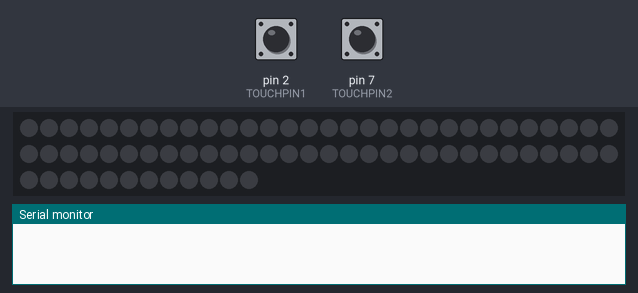
This sketch was run on a simulated Arduino Uno, built with avr-gcc and run on an emulated ATmega328P. On the bench: 72 RGB LEDs in strip order, left to right, continuing on the next row, the last lines printed to the serial monitor. The test bench sets the inputs (shaded band); at power-on: pin 2 (TOUCHPIN1) LOW, pin 7 (TOUCHPIN2) LOW. Dim RGB values are drawn brighter than linear.

Above: at 1.2 s.
1.3 s: pin 2 (TOUCHPIN1) pulled HIGH for 0.15 s
At 3.5 s:
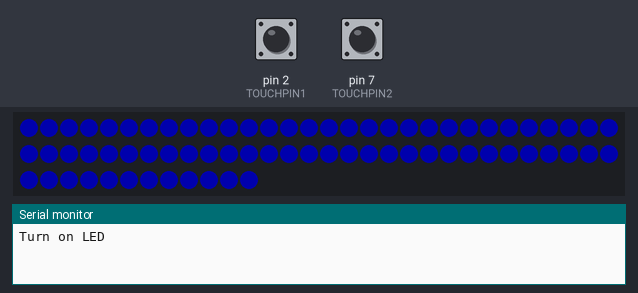
3.8 s: pin 7 (TOUCHPIN2) pulled HIGH for 3.2 s
8.5 s: pin 7 (TOUCHPIN2) pulled HIGH for 1 s
11.0 s: pin 2 (TOUCHPIN1) pulled HIGH for 1 s
13.5 s: pin 7 (TOUCHPIN2) pulled HIGH for 0.15 s
At 15.4 s:
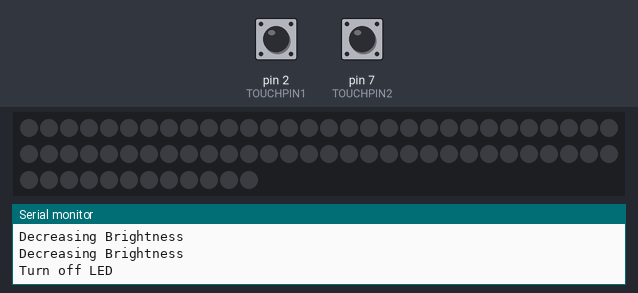
16.0 s: pin 2 (TOUCHPIN1) pulled HIGH for 3.2 s
At 17.3 s:
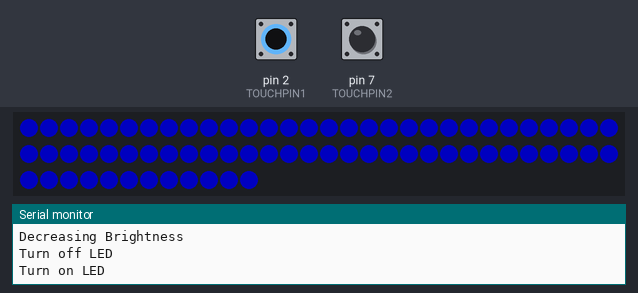
Timing chart, 0 to 19.0 s (numbered marks = the images above; inputs shaded):
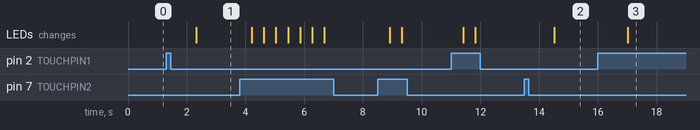

Measured:
- after the input at 1.3 s, the LEDs: change after 1.0 s (image 1)
- after the input at 13.5 s, the LEDs: change after 1.0 s (image 2)
- after the input at 16.0 s, the LEDs: change after 1.0 s (image 3)

The sketch:

main.ino
```cpp
#include <Adafruit_DotStar.h>
#include <SPI.h>

// INPUT PINS
#define TOUCHPIN1 2
#define TOUCHPIN2 7

// OUTPUT PINS
#define DATAPIN   4
#define CLOCKPIN  5

// STRIP DATA
#define NUMPIXELS 72

// INITIALIZE THE STRIP
Adafruit_DotStar strip(NUMPIXELS, DATAPIN, CLOCKPIN);


// INITIALIZE GLOBAL VARS
int touch1 = 0, touch2 = 0;
int last1 = LOW, last2 = LOW;
int detected1 = 0, detected2 = 0;
int timetouch1 = -1, timetouch2 = -1;
int timehold1 = -1, timehold2 = -1;
bool held1 = false, held2 = false;
bool blinkOn = false;
int timer = 0;

// INITIALIZE A STRUCT FOR THE STRIP
struct {
  bool isOn = false;
  bool isBlinking = false;
  bool isRainbow = false;
  int color = 0;
  int brightness = 50;
} ledStrip;


void setup() {
  //INITIALIZE THE INPUT PINS AND START THE STRIP
  pinMode(TOUCHPIN1,INPUT);
  pinMode(TOUCHPIN2,INPUT);
  strip.begin();
  strip.show();
  Serial.begin(9600);
}

void loop() {
  // read both of our sensors
  touch1 = digitalRead(TOUCHPIN1);
  touch2 = digitalRead(TOUCHPIN2);

  if (detected2 == 0){   // IF THE OTHER SENSOR ALREADY DETECTED INPUT IGNORE THIS SENSOR
    switch (touch1) {
      case HIGH:      // DETECTED TOUCH
        switch (last1) {
          case LOW:
            detected1 += 1;
            timetouch1 = 0;
            break;
          case HIGH:  // DETECTED HOLD
            timehold1 += 1;
            break;
        }
        break;
      case LOW:
        switch (last1) {
          case HIGH:
            timehold1 = -1;
            if (held1 == true) {
              held1 = false;
              detected1 = 0;
            }
            break;
        }
        break;
    }
  }

  if (detected1 == 0) {  // IF THE OTHER SENSOR ALREADY DETECTED INPUT IGNORE THIS SENSOR
    switch (touch2) {
      case HIGH:      // DETECTED TOUCH
        switch (last2) {
          case LOW:
            detected2 += 1;
            timetouch2 = 0;
            break;
          case HIGH:  // DETECTED HOLD
            timehold2 += 1;
            break;
        }
        break;
      case LOW:
        switch (last2) {
          case HIGH:
            timehold2 = -1;
            if (held2 == true) {
              held2 = false;
              detected2 = 0;
            }
            break;
        }
        break;
    }
  }

  if (detected1 > 0) {
    if (timetouch1 > -1){
      timetouch1 += 1;
    }
    if (timehold1 > -1){
      timehold1 += 1;
    }
    if (timetouch1 > 500){
      ProcessTouches(detected1,1);
      detected1 = 0;
      timetouch1 = -1;
      timehold1 = -1;
    }
    if (timehold1 > 400) {
      if (ledStrip.isOn == true) {
        DecreaseBrightness();
        timetouch1 = -1;
        timehold1 = 0;
        held1 = true;
      }
    }
  }else if (detected2 > 0) {
    if (timetouch2 > -1){
      timetouch2 += 1;
    }
    if (timehold2 > -1){
      timehold2 += 1;
    }
    if (timetouch2 > 500){
      ProcessTouches(detected2,2);
      detected2 = 0;
      timetouch2 = -1;
      timehold2 = -1;
    }
    if (timehold2 > 400) {
      if (ledStrip.isOn == true) {
        IncreaseBrightness();
        timetouch2 = -1;
        timehold2 = 0;
        held2 = true;
      }
    }
  // } else {
  //   if (ledStrip.isOn == false){
  //     LEDOff();
  //   } else {
  //     LEDOn();
  //   }
  }
  if (ledStrip.isBlinking == true) {
    timer+=1;
    if (timer == 500) {
      Blink();
      timer = 0;
    }
  } else if (ledStrip.isRainbow == true) {
    timer+=1;
    if (timer == 500) {
      Rainbow();
      timer = 0;
    }
  } else {
    timer = 0;
  }
  last1 = touch1;
  last2 = touch2;
  delay(2);
}
```

led_processing.ino
```cpp
// colors Defined in order below
uint32_t colors[7] = {strip.Color(0,0,255),strip.Color(255,0,255),strip.Color(255,0,0),strip.Color(255,255,0),strip.Color(0,255,0),strip.Color(0,255,255),strip.Color(255,255,255)};
#define BLUE    0
#define CYAN    1
#define GREEN   2
#define YELLOW  3
#define RED     4
#define MAGENTA 5
#define WHITE   6

// defining the minimum and maximum brightness values
#define MINBRIGHT 10
#define MAXBRIGHT 100
int rainbowNum = 0;


void LEDOn() {
  ledStrip.isOn = true;
  strip.fill(colors[ledStrip.color],0,72);
  strip.setBrightness(ledStrip.brightness);
  strip.show();
  Serial.println("Turn on LED");
}

void LEDOff() {
  ledStrip.isOn = false;
  strip.clear();
  strip.show();
  Serial.println("Turn off LED");
}

void ColorForward() {
  ledStrip.isRainbow = false;
  if (ledStrip.color == 6){
    ledStrip.color = 0;
  } else {
    ledStrip.color += 1;
  }
  strip.fill(colors[ledStrip.color],0,72);
  strip.setBrightness(ledStrip.brightness);
  strip.show();
  Serial.println("Change Color of LED Forward");
}

void ColorBackward() {
  ledStrip.isRainbow = false;
  if (ledStrip.color == 0){
    ledStrip.color = 6;
  } else {
    ledStrip.color -= 1;
  }
  strip.fill(colors[ledStrip.color],0,72);
  strip.setBrightness(ledStrip.brightness);
  strip.show();
  Serial.println("Change Color of LED Backward");
}

void DecreaseBrightness() {
  ledStrip.brightness -= 5;
  uint32_t currentColor = strip.getPixelColor(0);
  if (ledStrip.brightness < MINBRIGHT) {
    ledStrip.brightness = MINBRIGHT;
  }
  strip.setBrightness(ledStrip.brightness);
  strip.fill(currentColor,0,72);
  strip.show();
  Serial.println("Decreasing Brightness");
}

void IncreaseBrightness() {
  ledStrip.brightness += 5;
  uint32_t currentColor = strip.getPixelColor(0);
  if (ledStrip.brightness > MAXBRIGHT) {
    ledStrip.brightness = MAXBRIGHT;
  }
  strip.setBrightness(ledStrip.brightness);
  strip.fill(currentColor,0,72);
  strip.show();
  Serial.println("Increasing Brightness");
}

void Blink() {
  if (blinkOn == false) {
    blinkOn = true;
    strip.fill(colors[ledStrip.color],0,72);
    strip.setBrightness(ledStrip.brightness);
  } else {
    blinkOn = false;
    strip.clear();
  }
  strip.show();
  Serial.println("Blink mode On");
}

void Rainbow() {
  if (rainbowNum == 5){
    rainbowNum = 0;
  } else {
    rainbowNum += 1;
  }
  strip.fill(colors[rainbowNum],0,72);
  strip.setBrightness(ledStrip.brightness);
  strip.show();
  Serial.println("Rainbow mode On");
}
```

sensor_processing.ino
```cpp
void ProcessTouches(int touches,int sensorNum){

  switch (sensorNum) {

    case 1:
      switch (touches) {

        case 1:
          switch (ledStrip.isOn) {
            ledStrip.isRainbow = false;
            ledStrip.isBlinking = false;
            case true:  // LED IS ON AND WE TURN IT OFF
              LEDOff();
              break;
            case false: // LED IS OFF AND WE TURN IT ON
              LEDOn();
              break;
          }
          break;

        case 2:
          if (ledStrip.isOn == true) { // LED ON SO WE CHANGE COLOR FORWARD
            ColorForward();
          }
          break;

        case 3:
          if (ledStrip.isOn == true) { // LED ON SO WE CHANGE COLOR BACK
            ColorBackward();
          }
          break;
      }
      break;


    case 2:
      switch (touches) {

        case 1:
          switch (ledStrip.isOn) {
            case true:  // LED IS ON AND WE TURN IT OFF
              LEDOff();
              ledStrip.isBlinking = false;
              ledStrip.isRainbow = false;
              break;
            case false: // LED IS OFF AND WE TURN IT ON
              LEDOn();
              break;
          }
          break;

        case 2:
          if (ledStrip.isOn == true) { // LED ON SO WE START OR STOP BLINKING
            if (ledStrip.isBlinking == false) {
              ledStrip.isBlinking = true;
              ledStrip.isRainbow = false;
              Blink();
            } else {
              ledStrip.isBlinking = false;
              LEDOn();
            }
            timer = 0;
          }
          break;

        case 3:
          if (ledStrip.isOn == true) { // LED ON SO WE TURN ON OR OFF RAINBOW
            if (ledStrip.isRainbow == false) {
              ledStrip.isRainbow = true;
              ledStrip.isBlinking = false;
              Rainbow();
            } else {
              ledStrip.isRainbow = false;
              rainbowNum = 0;
              LEDOn();
            }
            timer = 0;
          }
          break;
      }
      break;
  }
}
```
